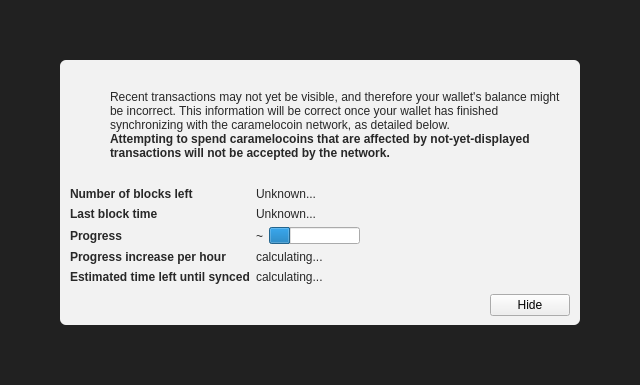
<?xml version="1.0" encoding="UTF-8"?>
<ui version="4.0">
 <class>ModalOverlay</class>
 <widget class="ModalOverlay" name="ModalOverlay">
  <property name="geometry">
   <rect>
    <x>0</x>
    <y>0</y>
    <width>640</width>
    <height>385</height>
   </rect>
  </property>
  <property name="windowTitle">
   <string>Form</string>
  </property>
  <layout class="QVBoxLayout" name="verticalLayout" stretch="0">
   <property name="sizeConstraint">
    <enum>QLayout::SetDefaultConstraint</enum>
   </property>
   <property name="leftMargin">
    <number>0</number>
   </property>
   <property name="topMargin">
    <number>0</number>
   </property>
   <property name="rightMargin">
    <number>0</number>
   </property>
   <property name="bottomMargin">
    <number>0</number>
   </property>
   <item>
    <widget class="QWidget" name="bgWidget" native="true">
     <property name="styleSheet">
      <string notr="true">#bgWidget { background: rgba(0,0,0,220); }</string>
     </property>
     <layout class="QVBoxLayout" name="verticalLayoutMain" stretch="1">
      <property name="leftMargin">
       <number>60</number>
      </property>
      <property name="topMargin">
       <number>60</number>
      </property>
      <property name="rightMargin">
       <number>60</number>
      </property>
      <property name="bottomMargin">
       <number>60</number>
      </property>
      <item>
       <widget class="QWidget" name="contentWidget" native="true">
        <property name="styleSheet">
         <string notr="true">#contentWidget { background: rgba(255,255,255,240); border-radius: 6px; }

QLabel { color: rgb(40,40,40);  }</string>
        </property>
        <layout class="QVBoxLayout" name="verticalLayoutSub" stretch="1,0,0,0">
         <property name="spacing">
          <number>0</number>
         </property>
         <property name="leftMargin">
          <number>10</number>
         </property>
         <property name="topMargin">
          <number>10</number>
         </property>
         <property name="rightMargin">
          <number>10</number>
         </property>
         <property name="bottomMargin">
          <number>10</number>
         </property>
         <item>
          <layout class="QHBoxLayout" name="horizontalLayoutIconText" stretch="0,1">
           <property name="topMargin">
            <number>20</number>
           </property>
           <item>
            <layout class="QVBoxLayout" name="verticalLayoutIcon">
             <property name="leftMargin">
              <number>0</number>
             </property>
             <item>
              <widget class="QPushButton" name="warningIcon">
               <property name="enabled">
                <bool>false</bool>
               </property>
               <property name="text">
                <string/>
               </property>
               <property name="icon">
                <iconset>
                 <normaloff>:/icons/warning</normaloff>
                 <disabledoff>:/icons/warning</disabledoff>:/icons/warning</iconset>
               </property>
               <property name="iconSize">
                <size>
                 <width>48</width>
                 <height>48</height>
                </size>
               </property>
               <property name="flat">
                <bool>true</bool>
               </property>
              </widget>
             </item>
             <item>
              <spacer name="verticalSpacerWarningIcon">
               <property name="orientation">
                <enum>Qt::Vertical</enum>
               </property>
               <property name="sizeHint" stdset="0">
                <size>
                 <width>20</width>
                 <height>40</height>
                </size>
               </property>
              </spacer>
             </item>
            </layout>
           </item>
           <item>
            <layout class="QVBoxLayout" name="verticalLayoutInfoText">
             <property name="leftMargin">
              <number>0</number>
             </property>
             <property name="topMargin">
              <number>0</number>
             </property>
             <item>
              <widget class="QLabel" name="infoText">
               <property name="text">
                <string>Recent transactions may not yet be visible, and therefore your wallet's balance might be incorrect. This information will be correct once your wallet has finished synchronizing with the caramelocoin network, as detailed below.</string>
               </property>
               <property name="textFormat">
                <enum>Qt::RichText</enum>
               </property>
               <property name="wordWrap">
                <bool>true</bool>
               </property>
              </widget>
             </item>
             <item>
              <widget class="QLabel" name="infoTextStrong">
               <property name="font">
                <font>
                 <weight>75</weight>
                 <bold>true</bold>
                </font>
               </property>
               <property name="text">
                <string>Attempting to spend caramelocoins that are affected by not-yet-displayed transactions will not be accepted by the network.</string>
               </property>
               <property name="textFormat">
                <enum>Qt::RichText</enum>
               </property>
               <property name="wordWrap">
                <bool>true</bool>
               </property>
              </widget>
             </item>
             <item>
              <spacer name="verticalSpacerInTextSpace">
               <property name="orientation">
                <enum>Qt::Vertical</enum>
               </property>
               <property name="sizeHint" stdset="0">
                <size>
                 <width>20</width>
                 <height>40</height>
                </size>
               </property>
              </spacer>
             </item>
            </layout>
           </item>
          </layout>
         </item>
         <item>
          <spacer name="verticalSpacerAfterText">
           <property name="orientation">
            <enum>Qt::Vertical</enum>
           </property>
           <property name="sizeHint" stdset="0">
            <size>
             <width>20</width>
             <height>40</height>
            </size>
           </property>
          </spacer>
         </item>
         <item>
          <layout class="QFormLayout" name="formLayout">
           <property name="fieldGrowthPolicy">
            <enum>QFormLayout::FieldsStayAtSizeHint</enum>
           </property>
           <property name="horizontalSpacing">
            <number>6</number>
           </property>
           <property name="verticalSpacing">
            <number>6</number>
           </property>
           <property name="topMargin">
            <number>10</number>
           </property>
           <item row="0" column="0">
            <widget class="QLabel" name="labelNumberOfBlocksLeft">
             <property name="font">
              <font>
               <weight>75</weight>
               <bold>true</bold>
              </font>
             </property>
             <property name="text">
              <string>Number of blocks left</string>
             </property>
            </widget>
           </item>
           <item row="0" column="1">
            <widget class="QLabel" name="numberOfBlocksLeft">
             <property name="text">
              <string>Unknown...</string>
             </property>
            </widget>
           </item>
           <item row="1" column="0">
            <widget class="QLabel" name="labelLastBlockTime">
             <property name="font">
              <font>
               <weight>75</weight>
               <bold>true</bold>
              </font>
             </property>
             <property name="text">
              <string>Last block time</string>
             </property>
            </widget>
           </item>
           <item row="1" column="1">
            <widget class="QLabel" name="newestBlockDate">
             <property name="sizePolicy">
              <sizepolicy hsizetype="Maximum" vsizetype="Preferred">
               <horstretch>0</horstretch>
               <verstretch>0</verstretch>
              </sizepolicy>
             </property>
             <property name="text">
              <string>Unknown...</string>
             </property>
            </widget>
           </item>
           <item row="2" column="0">
            <widget class="QLabel" name="labelSyncDone">
             <property name="font">
              <font>
               <weight>75</weight>
               <bold>true</bold>
              </font>
             </property>
             <property name="text">
              <string>Progress</string>
             </property>
            </widget>
           </item>
           <item row="2" column="1">
            <layout class="QHBoxLayout" name="horizontalLayoutSync" stretch="0,1">
             <item>
              <widget class="QLabel" name="percentageProgress">
               <property name="text">
                <string notr="true">~</string>
               </property>
              </widget>
             </item>
             <item>
              <widget class="QProgressBar" name="progressBar">
               <property name="value">
                <number>24</number>
               </property>
               <property name="format">
                <string/>
               </property>
              </widget>
             </item>
            </layout>
           </item>
           <item row="4" column="0">
            <widget class="QLabel" name="labelProgressIncrease">
             <property name="font">
              <font>
               <weight>75</weight>
               <bold>true</bold>
              </font>
             </property>
             <property name="text">
              <string>Progress increase per hour</string>
             </property>
            </widget>
           </item>
           <item row="4" column="1">
            <widget class="QLabel" name="progressIncreasePerH">
             <property name="text">
              <string>calculating...</string>
             </property>
            </widget>
           </item>
           <item row="5" column="0">
            <widget class="QLabel" name="labelEstimatedTimeLeft">
             <property name="font">
              <font>
               <weight>75</weight>
               <bold>true</bold>
              </font>
             </property>
             <property name="text">
              <string>Estimated time left until synced</string>
             </property>
            </widget>
           </item>
           <item row="5" column="1">
            <widget class="QLabel" name="expectedTimeLeft">
             <property name="text">
              <string>calculating...</string>
             </property>
            </widget>
           </item>
          </layout>
         </item>
         <item>
          <layout class="QHBoxLayout" name="horizontalLayoutButtons">
           <property name="leftMargin">
            <number>10</number>
           </property>
           <property name="topMargin">
            <number>10</number>
           </property>
           <item>
            <spacer name="horizontalSpacer">
             <property name="orientation">
              <enum>Qt::Horizontal</enum>
             </property>
             <property name="sizeHint" stdset="0">
              <size>
               <width>40</width>
               <height>20</height>
              </size>
             </property>
            </spacer>
           </item>
           <item>
            <widget class="QPushButton" name="closeButton">
             <property name="text">
              <string>Hide</string>
             </property>
            </widget>
           </item>
          </layout>
         </item>
        </layout>
       </widget>
      </item>
     </layout>
    </widget>
   </item>
  </layout>
 </widget>
 <customwidgets>
  <customwidget>
   <class>ModalOverlay</class>
   <extends>QWidget</extends>
   <header>qt/modaloverlay.h</header>
   <container>1</container>
  </customwidget>
 </customwidgets>
 <resources/>
 <connections/>
</ui>
